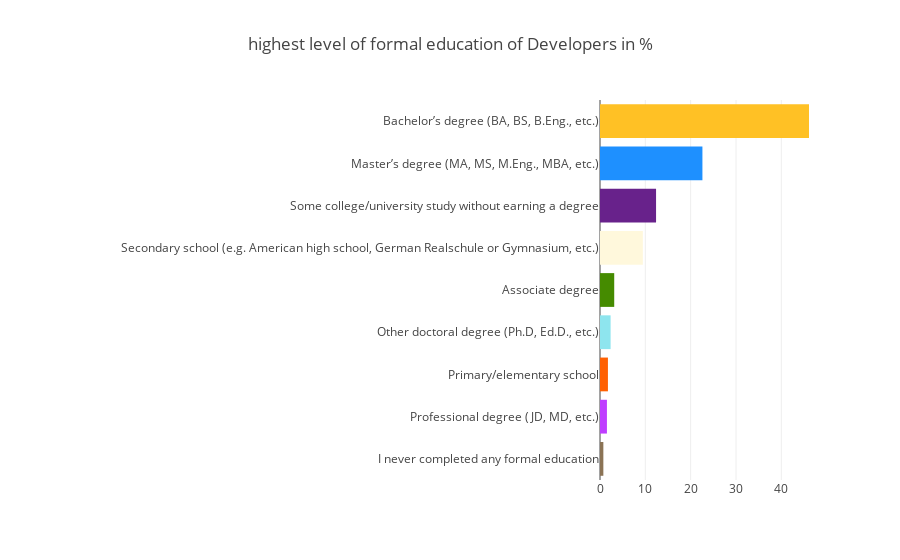

Source (notebook cell):
### Markdown cell above
**Employment Status of Developers :**
  * Employeed full-time : 74 % 
  * Independent Contractor, Freelancer or Self-employed : 9.74 %
  * Not employed but looking for work : 6.09 %
  * Employed part-time : 5.64 %
  * Not employeed and not looking for work : 4.33 %
  * Retired : 0.238 %

### Code cell
cnt_srs = stack_data["FormalEducation"].value_counts()
trace = go.Bar(
    y=cnt_srs.index[::-1],
    x=(cnt_srs/cnt_srs.sum() * 100)[::-1],
    orientation = 'h',
    marker=dict(
        color=['#8B7355','#BF3EFF','#FF6103','#8EE5EE','#458B00','#FFF8DC','#68228B','#1E90FF','#FFC125'],
        colorscale = 'Blues',
        reversescale = True
    ),
)

layout = dict(
    title='highest level of formal education of Developers in %',
    margin=dict(
    l=600,
)
    )
data = [trace]
fig = go.Figure(data=data, layout=layout)
py.iplot(fig)

### Figure 1 — Plotly figure (JSON) as saved in the notebook; plotly's stock layout.template omitted (floating-point values rounded to 4 significant figures)
{"data": [{"marker": {"color": ["#8B7355", "#BF3EFF", "#FF6103", "#8EE5EE", "#458B00", "#FFF8DC", "#68228B", "#1E90FF", "#FFC125"], "colorscale": "Blues", "reversescale": true}, "orientation": "h", "type": "bar", "x": [0.7392, 1.528, 1.749, 2.338, 3.136, 9.452, 12.36, 22.59, 46.1], "y": ["I never completed any formal education", "Professional degree (JD, MD, etc.)", "Primary/elementary school", "Other doctoral degree (Ph.D, Ed.D., etc.)", "Associate degree", "Secondary school (e.g. American high school, German Realschule or Gymnasium, etc.)", "Some college/university study without earning a degree", "Master’s degree (MA, MS, M.Eng., MBA, etc.)", "Bachelor’s degree (BA, BS, B.Eng., etc.)"]}], "layout": {"margin": {"l": 600}, "title": "highest level of formal education of Developers in %"}}
